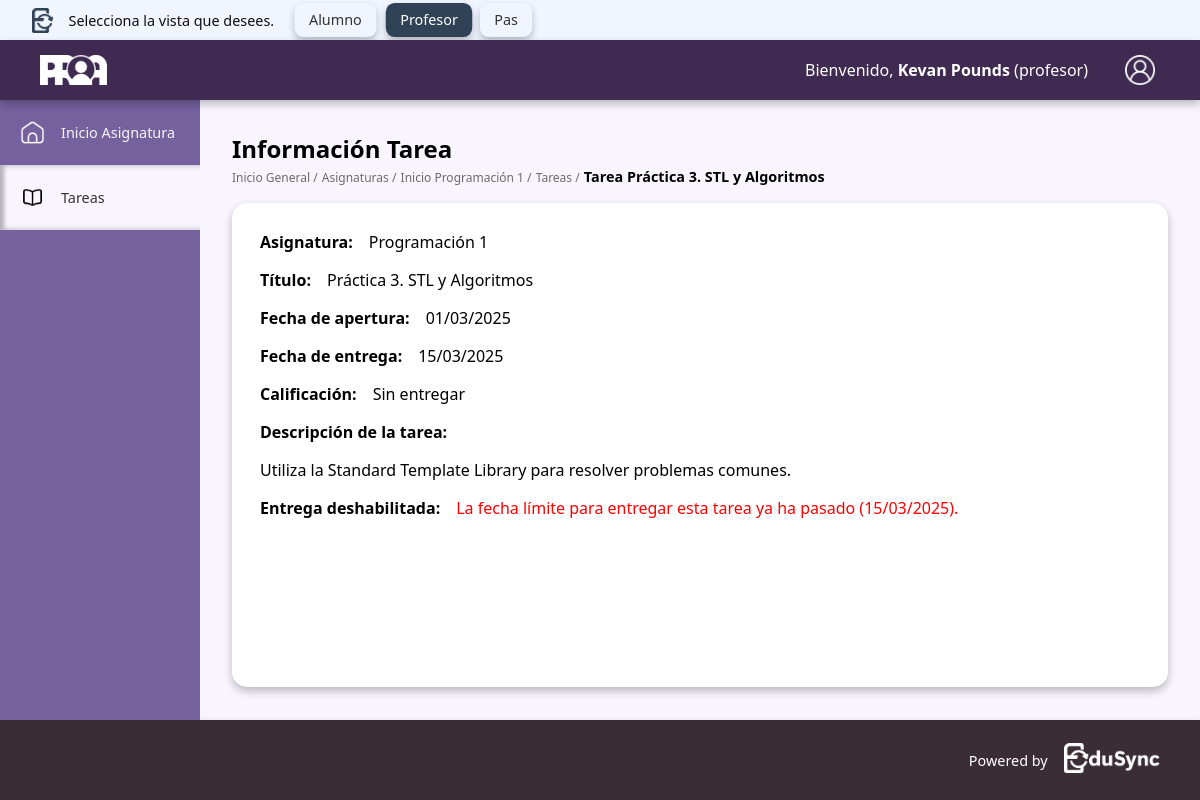
/src/app/proa/profeAlumno/verTarea.php?id_tarea=1 (signed in), run on the app's committed database.
### tables this page shows
CREATE TABLE `asignaturas` (
  `id_asignatura` int(11) NOT NULL,
  `nombre` varchar(100) DEFAULT NULL,
  `codigo` varchar(20) DEFAULT NULL,
  `descripcion` text DEFAULT NULL,
  `tipo_titulacion` enum('Grado','Doble Grado','Máster') DEFAULT NULL,
  `curso` enum('1','2','3','4') DEFAULT NULL,
  `cuatrimestre` enum('1','2') DEFAULT NULL,
  `objetivo_asignatura` text DEFAULT NULL,
  `informacion_extra` text DEFAULT NULL,
  `grupo_id` varchar(10) NOT NULL
);

CREATE TABLE `tareas` (
  `id_tarea` int(11) NOT NULL,
  `id_asignatura` int(11) DEFAULT NULL,
  `titulo` varchar(100) DEFAULT NULL,
  `descripcion` text DEFAULT NULL,
  `fecha_apertura` date DEFAULT NULL,
  `fecha_entrega` date DEFAULT NULL,
  `puntuacion_maxima` decimal(5,2) DEFAULT NULL,
  `archivo_adjunto` varchar(255) DEFAULT NULL,
  `creado_por` varchar(10) DEFAULT NULL,
  `grupo_id` varchar(10) NOT NULL
);

### src/app/proa/profeAlumno/verTarea.php (the view, shortened to what this page needs)
<?php
include '../../includes/conexion.inc';
$id_tarea = isset($_GET['id_tarea']) ? intval($_GET['id_tarea']) : 0;
$id_asignatura = isset($_GET['id']) ? intval($_GET['id']) : 0;
$titulo_tarea = '';
$nombre_asignatura = '';
if ($id_tarea > 0) {
    $stmt = $conn_proa->prepare("SELECT titulo, id_asignatura FROM tareas WHERE id_tarea = ?");
    $stmt->bind_param("i", $id_tarea);
    $stmt->execute();
    $result = $stmt->get_result();
    if ($fila = $result->fetch_assoc()) {
        $titulo_tarea = $fila['titulo'];
        if ($id_asignatura === 0) {
            $id_asignatura = (int) $fila['id_asignatura'];
        }
    } else {
        die("Tarea no encontrada.");
    }
} else {
    die("ID de tarea no válido.");
}
if ($id_asignatura > 0) {
    $stmt2 = $conn_proa->prepare("SELECT nombre FROM asignaturas WHERE id_asignatura = ?");
    if ($stmt2) {
        $stmt2->bind_param("i", $id_asignatura);
        $stmt2->execute();
        $result2 = $stmt2->get_result();
        if ($fila2 = $result2->fetch_assoc()) {
            $nombre_asignatura = $fila2['nombre'];
        }
    }
}
?>
<!DOCTYPE html>
<html lang="es">
<head>
    <link rel="stylesheet" href="../../../css/proaCSS/estilosBaseProa.css" />
    <link rel="stylesheet" href="../../../css/proaCSS/verTarea.css" />
</head>
<body>
<?php include '../../includes/proaInc/menuProa.inc'; ?>
<?php include '../../includes/proaInc/sidebarProaGeneral.inc'; ?>
<div class="contenido">
    <h2>Información Tarea</h2>
    <nav class="migas" aria-label="Breadcrumb">
        <a href="inicioGeneral.php">Inicio General /</a>
        <a href="asignaturas.php">Asignaturas /</a>
        <?php if ($id_asignatura > 0): ?>
            <a href="inicioAsignatura.php?id=<?= $id_asignatura ?>">Inicio <?= htmlspecialchars($nombre_asignatura) ?> /</a>
            <a href="tareas.php?id=<?= $id_asignatura ?>">Tareas /</a>
        <?php endif; ?>
        <span class="ubicacion-actual">Tarea <?= htmlspecialchars($titulo_tarea) ?></span>
    </nav>
    <div class="contenido-interior">
        <?php include '../../includes/proaInc/proaAlumnos/informacionTarea.inc'; ?>
    </div>
</div>
<?php include '../../includes/proaInc/footerProa.inc'; ?>
</body>
</html>

### src/app/includes/proaInc/proaAlumnos/informacionTarea.inc (shortened to what this page needs)
<?php
include __DIR__ . '/../../conexion.inc';
$dni_alumno = $_SESSION['dni'] ?? '';
$id_tarea = isset($_GET['id_tarea']) ? intval($_GET['id_tarea']) : 0;
$sqlTarea = "SELECT
                t.id_tarea, t.titulo, t.descripcion,
                t.fecha_apertura, t.fecha_entrega,
                t.puntuacion_maxima, t.archivo_adjunto,
                a.nombre AS nombre_asignatura, a.id_asignatura,
                t.grupo_id
            FROM tareas t
            JOIN asignaturas a ON t.id_asignatura = a.id_asignatura
            WHERE t.id_tarea = ?";
$stmtTarea = $conn_proa->prepare($sqlTarea);
$stmtTarea->bind_param("i", $id_tarea);
$stmtTarea->execute();
$resultTarea = $stmtTarea->get_result();
$tarea = $resultTarea->fetch_assoc();
$sqlEntrega = "SELECT archivo_entregado, fecha_entrega, nota, comentarios_profesor
               FROM entregas
               WHERE id_tarea = ? AND dni_alumno = ?";
$stmtEntrega = $conn_proa->prepare($sqlEntrega);
$stmtEntrega->bind_param("is", $id_tarea, $dni_alumno);
$stmtEntrega->execute();
$resultEntrega = $stmtEntrega->get_result();
$entrega = $resultEntrega->fetch_assoc();
$fecha_actual = new DateTime();
$fecha_limite = new DateTime($tarea['fecha_entrega']);
$plazo_vencido = $fecha_actual > $fecha_limite;
?>
<div class="contenido-informacionTarea">
    <div class="div-verTarea">
        <div><p class="titulo">Asignatura:</p><p class="informacion"><?= htmlspecialchars($tarea['nombre_asignatura']) ?></p></div>
        <div><p class="titulo">Título:</p><p class="informacion"><?= htmlspecialchars($tarea['titulo']) ?></p></div>
        <div><p class="titulo">Fecha de apertura:</p><p class="informacion"><?= date('d/m/Y', strtotime($tarea['fecha_apertura'])) ?></p></div>
        <div><p class="titulo">Fecha de entrega:</p><p class="informacion"><?= date('d/m/Y', strtotime($tarea['fecha_entrega'])) ?></p></div>
        <div>
            <p class="titulo">Calificación:</p>
            <p class="informacion">
                <?php if ($entrega): ?>
                    <?= isset($entrega['nota']) && $entrega['nota'] !== null ? htmlspecialchars($entrega['nota']) . ' / ' . htmlspecialchars($tarea['puntuacion_maxima']) : 'Pendiente de corrección' ?>
                <?php else: ?>
                    Sin entregar
                <?php endif; ?>
            </p>
        </div>
        <div class="descripcion-tarea">
            <p class="titulo">Descripción de la tarea:</p>
            <p class="informacion"><?= nl2br(htmlspecialchars($tarea['descripcion'])) ?></p>
        </div>
        <?php if (!empty($entrega['archivo_entregado'])): ?>
            <?php
            $ruta_archivo = __DIR__ . '/../../../../docs/uploads/' . basename($entrega['archivo_entregado']);
            $tamano_legible = "Tamaño no disponible";
            if (file_exists($ruta_archivo)) {
                $tamano_archivo = filesize($ruta_archivo);
                if ($tamano_archivo >= 1048576) {
                    $tamano_legible = number_format($tamano_archivo / 1048576, 2) . ' MB';
                } elseif ($tamano_archivo >= 1024) {
                    $tamano_legible = number_format($tamano_archivo / 1024, 2) . ' KB';
                } else {
                    $tamano_legible = $tamano_archivo . ' B';
                }
            }
            ?>
            <div>
                <p class="titulo">Archivo entregado:</p>
                <p class="informacion">
                    <a href="../../../../docs/uploads/<?= rawurlencode(basename($entrega['archivo_entregado'])) ?>" target="_blank" rel="noopener noreferrer">
                        <?= htmlspecialchars(basename($entrega['archivo_entregado'])) ?>
                    </a> (<?= $tamano_legible ?>)
                </p>
            </div>
            <div>
                <p class="titulo">Entregado el:</p>
                <p class="informacion"><?= date('d/m/Y H:i', strtotime($entrega['fecha_entrega'])) ?></p>
            </div>
        <?php else: ?>
            <div>
                <p class="titulo">Entrega deshabilitada:</p>
                <p class="informacion" style="color: red;">
                    La fecha límite para entregar esta tarea ya ha pasado (<?= date('d/m/Y', strtotime($tarea['fecha_entrega'])) ?>).
                </p>
            </div>
        <?php endif; ?>
    </div>
</div>

### src/css/proaCSS/estilosBaseProa.css (style rules this page uses)
html { scroll-behavior: smooth; }
* { margin: 0; padding: 0; }
*, *::before, *::after { box-sizing: border-box; }
p { text-wrap: pretty; }
h1, h2, h3, h4, h5, h6 { text-wrap: balance; }
a { color: inherit; }
body { transition: all 0.3s ease-in-out; font-family: 'Segoe UI', Tahoma, Geneva, Verdana, sans-serif; background-color: var(--color-fondo); display: grid; grid-template-areas: "header header" "sidebar contenido" "footer footer"; grid-template-columns: var(--ancho-sidebar) 1fr; grid-template-rows: var(--altura-header) 1fr var(--altura-footer); min-height: 100vh; }
:root { --color-principal: #3f2a52; --color-principal-claro: #75619e; --color-principal-muy-claro: #beaed8; --color-principal-oscuro: #3a2d34; --color-fondo: #f8f5ff; --color-blanco: #ffffff; --color-gris-claro: #f5f5f5; --color-borde: #75619e; --color-texto: #333333; --color-texto-claro: #6b6b6b; --sombra-generica: 0px 4px 8px 0px rgba(0, 0, 0, 0.25); --sombra-interior: inset 0px 4px 4px rgba(0, 0, 0, 0.25); --altura-header: 60px; --altura-footer: 80px; --ancho-sidebar: 200px; --header-selector: 40px; --color-primario-edusync: #0D273D; --color-secundario-edusync: #2F4256; --color-fondo-edusync: #F1F5FF; --color-texto-edusync: #333333; --color-texto-claro-edusync: #FFFFFF; --color-boton-edusync: #2F4256; --color-boton-hover-edusync: #3D5166; }
.contenido { grid-area: contenido; padding: 2rem 2rem; margin-top: var(--header-selector); min-height: calc(100vh - var(--altura-header) - var(--altura-footer) - var(--header-selector)); }
.contenido-interior { margin-top: 1em; border-radius: 15px; background-color: var(--color-blanco); box-shadow: var(--sombra-generica); padding: 20px; min-height: calc(100% - var(--altura-footer) + 0.5rem); }
.migas a { font-size: 12px; margin-top: 0.5rem; color: var(--color-texto-claro); text-decoration: none; }
.ubicacion-actual { font-weight: 600; }
span { font-size: .9rem; }

### src/css/proaCSS/verTarea.css (style rules this page uses)
.div-verTarea > div { display: flex; }
.contenido-informacionTarea { display: row; }
.titulo { font-weight: bold; margin: 0.5rem; }
.informacion { margin: 0.5rem; }
.descripcion-tarea { display: felx; flex-direction: column; }

### data on the page
asignaturas: nombre "Programación 1"
tareas: titulo "Práctica 3. STL y Algoritmos", id_asignatura.nombre "Programación 1", fecha_apertura "01/03/2025", fecha_entrega "15/03/2025", descripcion "Utiliza la Standard Template Library para resolver problemas comunes."

### other printed values
$userdata['nombre'] "Kevan"
$userdata['apellido1'] "Pounds"
$userdata['rol'] "profesor"
